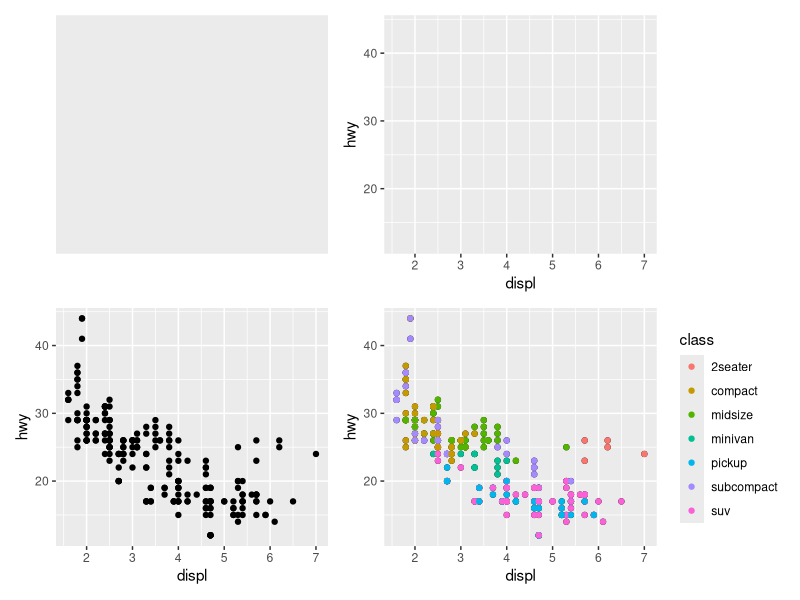

Source code (R):
library(ggplot2)

p1 <- ggplot(mpg)
p2 <- p1 + aes(displ, hwy)
p3 <- p2 + geom_point()
p4 <- p3 + geom_point(aes(color=class))

p <- patchwork::wrap_plots(p1, p2, p3, p4)
ggsave("_tutorials/01/preview.png", p, width=7, height=4, dpi=150)
